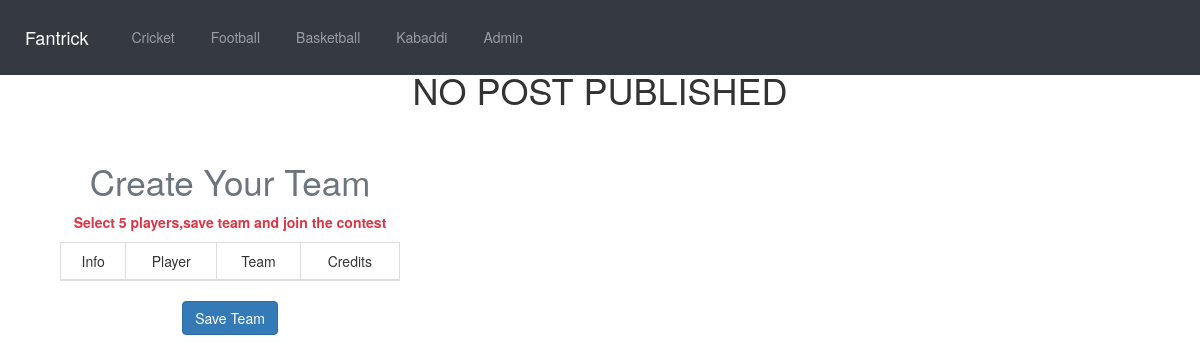
The app's page /team.php, older data.
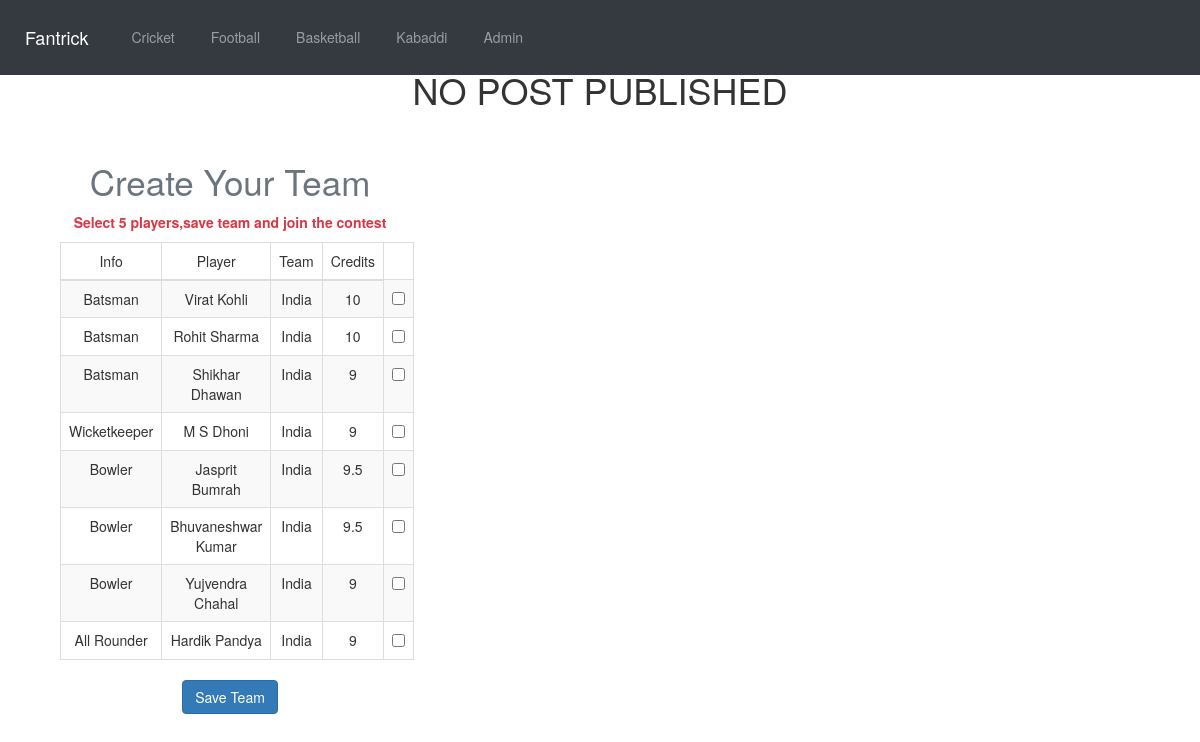
The same page, newer data.
### tables this page shows
CREATE TABLE `categories` (
  `cat_id` int(11) NOT NULL,
  `cat_title` varchar(255) NOT NULL
);

CREATE TABLE `squad` (
  `id` int(11) NOT NULL,
  `info` varchar(255) NOT NULL,
  `player` varchar(255) NOT NULL,
  `team` varchar(255) NOT NULL,
  `credits` float NOT NULL
);

### team.php (the view, shortened to what this page needs)
<?php include "includes/header.php" ?>
<?php include "includes/db.php" ?>
<?php include "includes/navigation.php" ?>
    <div class="container mt-8">
              <h1 class="page-header">
                  <h1 id="err" style="display:block;" class="text-center">NO POST PUBLISHED</h1>
              </h1>
            <div class="col-md-4 mt-5 text-center">
            <h4 class="display-4 text-secondary">Create Your Team</h4>
             <p class="text-danger font-weight-bold">Select 5 players,save team and join the contest</p>
             <table class="table table-striped table-bordered">
               <thead>
                 <td>Info</td>
                 <td>Player</td>
                 <td>Team</td>
                 <td>Credits</td>
               </thead>
               <tbody>
                <?php
                  $select_query=mysqli_query($connection,"SELECT * from squad");
                  while($row=mysqli_fetch_array($select_query)){
                    $info=$row['info'];
                    $player=$row['player'];
                    $team=$row['team'];
                    $credits=$row['credits'];
                 ?>
                 <tr>
                   <td><?php echo ucwords($info); ?></td>
                   <td><?php echo ucwords($player); ?></td>
                   <td><?php echo ucwords($team); ?></td>
                   <td><?php echo ucwords($credits); ?></td>
                   <td>
                    <input type="checkbox" name="" value="">
                   </td>
                 </tr>
            <?php } ?>
               </tbody>
             </table>
  <input type="submit" name="save_team" value="Save Team" class="btn btn-primary">
            </div>

### includes/header.php (shortened to what this page needs)
<!DOCTYPE html>
<html lang="en">
<head>
    <link href="css/bootstrap.min.css" rel="stylesheet">
    <link href="css/bootstrap1.min.css" rel="stylesheet">
<link rel="stylesheet" href="css/font-awesome.min.css">
    <link href="css/blog-home.css" rel="stylesheet">
</head>
<body>

### includes/navigation.php (shortened to what this page needs)
<?php include "includes/db.php" ?>
<nav class="navbar navbar-expand-md bg-dark navbar-dark navbar-fixed-top">
  <a class="navbar-brand" href="#">Fantrick</a>
  <div class="collapse navbar-collapse" id="collapsibleNavbar">
    <ul class="navbar-nav">
     <?php
      $select="SELECT * FROM categories";
      $categories_select=mysqli_query($connection,$select);
      while($row=mysqli_fetch_assoc($categories_select)){
        $cat_title=$row['cat_title'];
        echo "<li class='nav-item btn btn-dark'><a href='#' class='nav-link'>{$cat_title}</a></li>";
      }
      ?>
  <li class="nav-item btn btn-dark">
            <a href="./admin/index.php" class="nav-link">Admin</a>
        </li>
    </ul>
  </div>
</nav>

### css/blog-home.css (style rules this page uses)
body { padding-top: 0px; }

Row changes from the older to the newer data that the page shows:
added squad: info "Batsman", player "Virat Kohli", team "India", credits "10"
added squad: info "Batsman", player "Rohit Sharma", team "India", credits "10"
added squad: info "Batsman", player "Shikhar Dhawan", team "India", credits "9"
added squad: info "Wicketkeeper", player "M S Dhoni", team "India", credits "9"
added squad: info "Bowler", player "Jasprit Bumrah", team "India", credits "9.5"
added squad: info "Bowler", player "Bhuvaneshwar Kumar", team "India", credits "9.5"
added squad: info "Bowler", player "Yujvendra Chahal", team "India", credits "9"
added squad: info "All Rounder", player "Hardik Pandya", team "India", credits "9"
